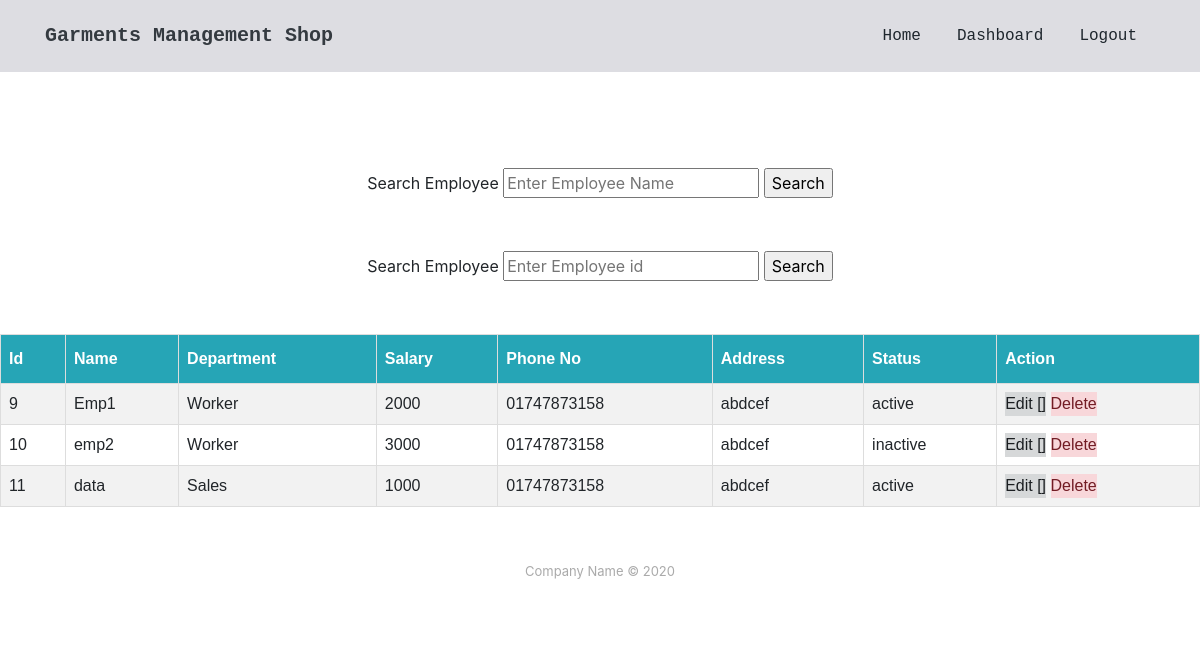
Screenshot of /employees/ (signed in) with the database file from the repository.
### GarmentsManagementApp/models.py (models this page shows)
class Employee(models.Model):
    Name = models.CharField(max_length=20)
    department = models.CharField(max_length=15)
    salary = models.PositiveIntegerField()
    Phone = models.CharField(max_length=12,null=True)
    address = models.CharField(max_length=100,null=True)
    status = models.CharField(max_length= 20,null=True)

### GarmentsManagementApp/views.py (the view, shortened to what this page needs)
# urls.py: path('employees/',views.ShowEmployees,name='ShowEmployee'),
@login_required(login_url='/login/')
def ShowEmployees(request):
    if request.method != "POST":
        list = Employee.objects.all()
        return render(request,'ShowEmployees.html',{'list' : list})

### templates/ShowEmployees.html (shortened to what this page needs)
{% extends 'index.html' %}
{% block content %}
<div align="center">
    <form method="POST">
        <br><br><br><br>
        <label for="searchname"> Search Employee </label>
        <input type="text" name="searchname" id="searchname" placeholder="Enter Employee Name">
        <input type="submit" value="Search">
    </form>
</div>
<div align="center">
    <form method="POST">
        <br><br>
        <label for="searchid"> Search Employee </label>
        <input type="text" name="searchid" id="searchid" placeholder="Enter Employee id">
        <input type="submit" value="Search"><br><br><br>
    </form>
</div>
<table id="customers">
  <tr>
      <th>Id</th>
    <th>Name</th>
    <th>Department</th>
    <th>Salary</th>
      <th>Phone No</th>
      <th>Address</th>
      <th>Status</th>
      <th>Action</th>
  </tr>
    {% for item in list %}
        <tr>
        <td>{{ item.id }}</td>
            <td>{{ item.Name }}</td>
            <td>{{ item.department }}</td>
            <td>{{ item.salary }}</td>
            <td>{{ item.Phone }}</td>
            <td>{{ item.address }}</td>
            <td>{{ item.status }}</td>
            <td> <a type="button" class="alert-dark" href="{% url 'GarmentsManagementApp:editEmployee' pk=item.id %}">Edit    [] </a> <a type="button" class="alert-danger" href="{% url 'GarmentsManagementApp:deleteEmployee' pk=item.id %}" onclick="alert('Are you sure?')">Delete</a></td>
        </tr>
    {% endfor %}
</table>
{% endblock %}

### templates/ShowEmployees.html (style rules this page uses)
#customers { font-family: Arial, Helvetica, sans-serif; border-collapse: collapse; width: 100%; }
#customers td, #customers th { border: 1px solid #ddd; padding: 8px; }
#customers tr:nth-child(even) { background-color: #f2f2f2; }
#customers th { padding-top: 12px; padding-bottom: 12px; text-align: left; background-color: #26a5b6; color: white; }

### rows the page displays
Employee: id "9", Name "Emp1", department "Worker", salary "2000", Phone "01747873158", address "abdcef", status "active"
Employee: id "10", Name "emp2", department "Worker", salary "3000", Phone "01747873158", address "abdcef", status "inactive"
Employee: id "11", Name "data", department "Sales", salary "1000", Phone "01747873158", address "abdcef", status "active"
